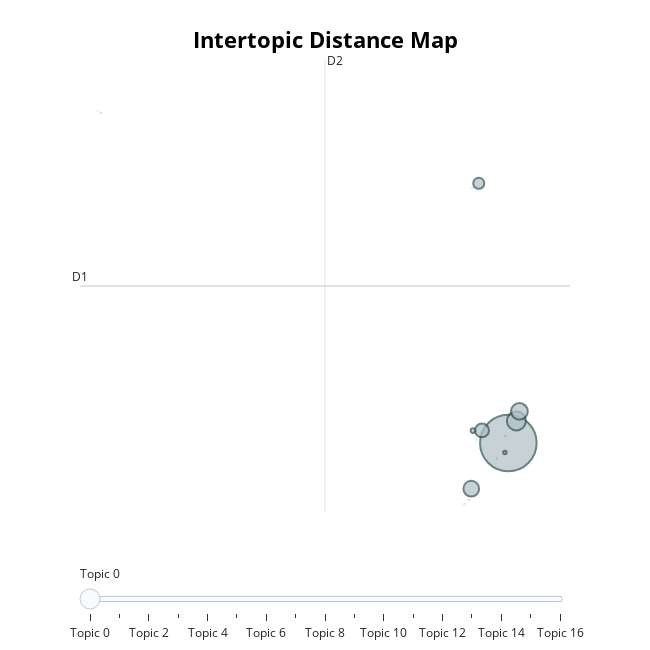

The code cell stored with this chart in its notebook:
### Code cell
topic_model.visualize_topics()

### Figure 1 — Plotly figure (JSON) as saved in the notebook; plotly's stock layout.template omitted (floating-point values rounded to 4 significant figures)
{"data": [{"customdata": [[0, "material | equipamento | materiais | equipamentos | recursos", 93520], [1, "escolas | escolar | escolares | educacional | escola", 10488], [2, "alimenticios | agricultura | alimentos | agricultores | hortifrutigranjeiros", 8142], [3, "automotores | automotor | diesel | gasolina | combustivel", 7191], [4, "hospitalares | hospitalar | hospital | clinica | clinicas", 5649], [5, "humana | pessoal | abrasivos | pereciveis | estofados", 3586], [6, "servico | leiloeiro |  |  | ", 655], [7, "tubos | tubo | tubulacoes | tubulacao | canalizacao", 363], [8, "equipamentos | eletroeletronicos | informatica | material | eletrodomesticos", 2], [9, "queijo | alimenticios | carnes |  | ", 1], [10, "laboratorio | membrana | celulose | acetato | filtrante", 1], [11, "caterpiller | pecas | tracao | qualidade | marca", 1], [12, "motoniveladoras | duas | imediata | integral | ", 1], [13, "tubos | concreto | bitolas | descrito | ", 1], [14, "plano | saude |  |  | ", 1], [15, "articulada |  |  |  | ", 1], [16, "pacientes | tratamento | curativos | medicamentos | feridas", 1]], "hovertemplate": "<b>Topic %{customdata[0]}</b><br>%{customdata[1]}<br>Size: %{customdata[2]}", "legendgroup": "", "marker": {"color": "#B0BEC5", "line": {"color": "DarkSlateGrey", "width": 2}, "size": [93520, 10488, 8142, 7191, 5649, 3586, 655, 363, 2, 1, 1, 1, 1, 1, 1, 1, 1], "sizemode": "area", "sizeref": 58.45, "symbol": "circle"}, "mode": "markers", "name": "", "orientation": "v", "showlegend": false, "type": "scatter", "x": [11.47, 11.79, 11.91, 9.993, 10.42, 10.29, 10.06, 11.33, 9.725, 12.11, 10.04, 11.36, 9.903, 11.02, -4.751, -4.853, 10.19], "xaxis": "x", "y": [0.5, 1.641, 2.132, -1.854, 1.152, 13.9, 1.146, 0.0153, -2.658, 2.409, 13.65, 0.8678, -2.428, -0.3054, 17.52, 17.62, 0.6366], "yaxis": "y"}], "layout": {"annotations": [{"showarrow": false, "text": "D1", "x": -5.581, "y": 8.602, "yshift": 10}, {"showarrow": false, "text": "D2", "x": 4.171, "xshift": 10, "y": 20.26}], "height": 650, "hoverlabel": {"bgcolor": "white", "font": {"family": "Rockwell", "size": 16}}, "legend": {"itemsizing": "constant", "tracegroupgap": 0}, "margin": {"t": 60}, "shapes": [{"line": {"color": "#CFD8DC", "width": 2}, "type": "line", "x0": 4.171, "x1": 4.171, "y0": -3.057, "y1": 20.26}, {"line": {"color": "#9E9E9E", "width": 2}, "type": "line", "x0": -5.581, "x1": 13.92, "y0": 8.602, "y1": 8.602}], "sliders": [{"active": 0, "pad": {"t": 50}, "steps": [{"args": [{"marker.color": [["red", "#B0BEC5", "#B0BEC5", "#B0BEC5", "#B0BEC5", "#B0BEC5", "#B0BEC5", "#B0BEC5", "#B0BEC5", "#B0BEC5", "#B0BEC5", "#B0BEC5", "#B0BEC5", "#B0BEC5", "#B0BEC5", "#B0BEC5", "#B0BEC5"]]}], "label": "Topic 0", "method": "update"}, {"args": [{"marker.color": [["#B0BEC5", "red", "#B0BEC5", "#B0BEC5", "#B0BEC5", "#B0BEC5", "#B0BEC5", "#B0BEC5", "#B0BEC5", "#B0BEC5", "#B0BEC5", "#B0BEC5", "#B0BEC5", "#B0BEC5", "#B0BEC5", "#B0BEC5", "#B0BEC5"]]}], "label": "Topic 1", "method": "update"}, {"args": [{"marker.color": [["#B0BEC5", "#B0BEC5", "red", "#B0BEC5", "#B0BEC5", "#B0BEC5", "#B0BEC5", "#B0BEC5", "#B0BEC5", "#B0BEC5", "#B0BEC5", "#B0BEC5", "#B0BEC5", "#B0BEC5", "#B0BEC5", "#B0BEC5", "#B0BEC5"]]}], "label": "Topic 2", "method": "update"}, {"args": [{"marker.color": [["#B0BEC5", "#B0BEC5", "#B0BEC5", "red", "#B0BEC5", "#B0BEC5", "#B0BEC5", "#B0BEC5", "#B0BEC5", "#B0BEC5", "#B0BEC5", "#B0BEC5", "#B0BEC5", "#B0BEC5", "#B0BEC5", "#B0BEC5", "#B0BEC5"]]}], "label": "Topic 3", "method": "update"}, {"args": [{"marker.color": [["#B0BEC5", "#B0BEC5", "#B0BEC5", "#B0BEC5", "red", "#B0BEC5", "#B0BEC5", "#B0BEC5", "#B0BEC5", "#B0BEC5", "#B0BEC5", "#B0BEC5", "#B0BEC5", "#B0BEC5", "#B0BEC5", "#B0BEC5", "#B0BEC5"]]}], "label": "Topic 4", "method": "update"}, {"args": [{"marker.color": [["#B0BEC5", "#B0BEC5", "#B0BEC5", "#B0BEC5", "#B0BEC5", "red", "#B0BEC5", "#B0BEC5", "#B0BEC5", "#B0BEC5", "#B0BEC5", "#B0BEC5", "#B0BEC5", "#B0BEC5", "#B0BEC5", "#B0BEC5", "#B0BEC5"]]}], "label": "Topic 5", "method": "update"}, {"args": [{"marker.color": [["#B0BEC5", "#B0BEC5", "#B0BEC5", "#B0BEC5", "#B0BEC5", "#B0BEC5", "red", "#B0BEC5", "#B0BEC5", "#B0BEC5", "#B0BEC5", "#B0BEC5", "#B0BEC5", "#B0BEC5", "#B0BEC5", "#B0BEC5", "#B0BEC5"]]}], "label": "Topic 6", "method": "update"}, {"args": [{"marker.color": [["#B0BEC5", "#B0BEC5", "#B0BEC5", "#B0BEC5", "#B0BEC5", "#B0BEC5", "#B0BEC5", "red", "#B0BEC5", "#B0BEC5", "#B0BEC5", "#B0BEC5", "#B0BEC5", "#B0BEC5", "#B0BEC5", "#B0BEC5", "#B0BEC5"]]}], "label": "Topic 7", "method": "update"}, {"args": [{"marker.color": [["#B0BEC5", "#B0BEC5", "#B0BEC5", "#B0BEC5", "#B0BEC5", "#B0BEC5", "#B0BEC5", "#B0BEC5", "red", "#B0BEC5", "#B0BEC5", "#B0BEC5", "#B0BEC5", "#B0BEC5", "#B0BEC5", "#B0BEC5", "#B0BEC5"]]}], "label": "Topic 8", "method": "update"}, {"args": [{"marker.color": [["#B0BEC5", "#B0BEC5", "#B0BEC5", "#B0BEC5", "#B0BEC5", "#B0BEC5", "#B0BEC5", "#B0BEC5", "#B0BEC5", "red", "#B0BEC5", "#B0BEC5", "#B0BEC5", "#B0BEC5", "#B0BEC5", "#B0BEC5", "#B0BEC5"]]}], "label": "Topic 9", "method": "update"}, {"args": [{"marker.color": [["#B0BEC5", "#B0BEC5", "#B0BEC5", "#B0BEC5", "#B0BEC5", "#B0BEC5", "#B0BEC5", "#B0BEC5", "#B0BEC5", "#B0BEC5", "red", "#B0BEC5", "#B0BEC5", "#B0BEC5", "#B0BEC5", "#B0BEC5", "#B0BEC5"]]}], "label": "Topic 10", "method": "update"}, {"args": [{"marker.color": [["#B0BEC5", "#B0BEC5", "#B0BEC5", "#B0BEC5", "#B0BEC5", "#B0BEC5", "#B0BEC5", "#B0BEC5", "#B0BEC5", "#B0BEC5", "#B0BEC5", "red", "#B0BEC5", "#B0BEC5", "#B0BEC5", "#B0BEC5", "#B0BEC5"]]}], "label": "Topic 11", "method": "update"}, {"args": [{"marker.color": [["#B0BEC5", "#B0BEC5", "#B0BEC5", "#B0BEC5", "#B0BEC5", "#B0BEC5", "#B0BEC5", "#B0BEC5", "#B0BEC5", "#B0BEC5", "#B0BEC5", "#B0BEC5", "red", "#B0BEC5", "#B0BEC5", "#B0BEC5", "#B0BEC5"]]}], "label": "Topic 12", "method": "update"}, {"args": [{"marker.color": [["#B0BEC5", "#B0BEC5", "#B0BEC5", "#B0BEC5", "#B0BEC5", "#B0BEC5", "#B0BEC5", "#B0BEC5", "#B0BEC5", "#B0BEC5", "#B0BEC5", "#B0BEC5", "#B0BEC5", "red", "#B0BEC5", "#B0BEC5", "#B0BEC5"]]}], "label": "Topic 13", "method": "update"}, {"args": [{"marker.color": [["#B0BEC5", "#B0BEC5", "#B0BEC5", "#B0BEC5", "#B0BEC5", "#B0BEC5", "#B0BEC5", "#B0BEC5", "#B0BEC5", "#B0BEC5", "#B0BEC5", "#B0BEC5", "#B0BEC5", "#B0BEC5", "red", "#B0BEC5", "#B0BEC5"]]}], "label": "Topic 14", "method": "update"}, {"args": [{"marker.color": [["#B0BEC5", "#B0BEC5", "#B0BEC5", "#B0BEC5", "#B0BEC5", "#B0BEC5", "#B0BEC5", "#B0BEC5", "#B0BEC5", "#B0BEC5", "#B0BEC5", "#B0BEC5", "#B0BEC5", "#B0BEC5", "#B0BEC5", "red", "#B0BEC5"]]}], "label": "Topic 15", "method": "update"}, {"args": [{"marker.color": [["#B0BEC5", "#B0BEC5", "#B0BEC5", "#B0BEC5", "#B0BEC5", "#B0BEC5", "#B0BEC5", "#B0BEC5", "#B0BEC5", "#B0BEC5", "#B0BEC5", "#B0BEC5", "#B0BEC5", "#B0BEC5", "#B0BEC5", "#B0BEC5", "red"]]}], "label": "Topic 16", "method": "update"}]}], "title": {"font": {"color": "Black", "size": 22}, "text": "<b>Intertopic Distance Map</b>", "x": 0.5, "xanchor": "center", "y": 0.95, "yanchor": "top"}, "width": 650, "xaxis": {"anchor": "y", "domain": [0, 1], "range": [-5.581, 13.92], "title": {"text": ""}, "visible": false}, "yaxis": {"anchor": "x", "domain": [0, 1], "range": [-3.057, 20.26], "title": {"text": ""}, "visible": false}}}
